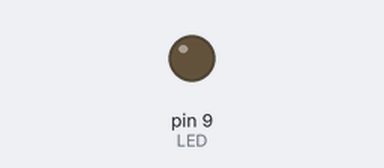
Recording of a sketch running on a simulated Arduino Uno, built with avr-gcc and run on an emulated ATmega328P. On the bench: output pins drawn as LEDs (lit = HIGH).

Above: at 0.05 s.
At 0.55 s:
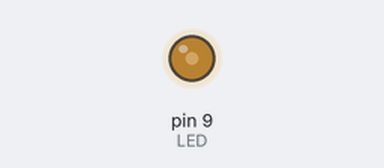
At 0.8 s:
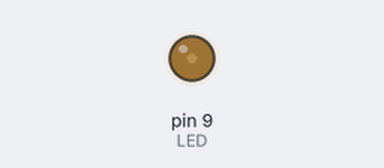
Timing chart, 0 to 3.0 s (numbered marks = the images above):
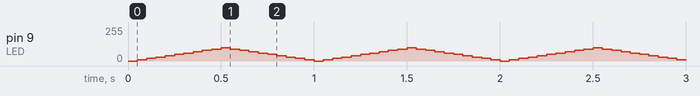

The sketch:

ex6.ino
```cpp
/*
This is a code for NYCU sem 2 EElab 06 exp 6
Written By Keith Lin (KYLiN)
Date : 2022 / 3 / 30
*/

#define LED 9
// set the state for change up or down count
short int state = 0;
// set count step
short int step = 10;
void setup() {
    pinMode(LED, OUTPUT);
}

void loop() {
    analogWrite(LED, state);
    state += step;

    // when state at 100 or 0 inv the step
    if (state == 100 || state == 0) {
        step = -step;
    }
    delay(50);
}
```
